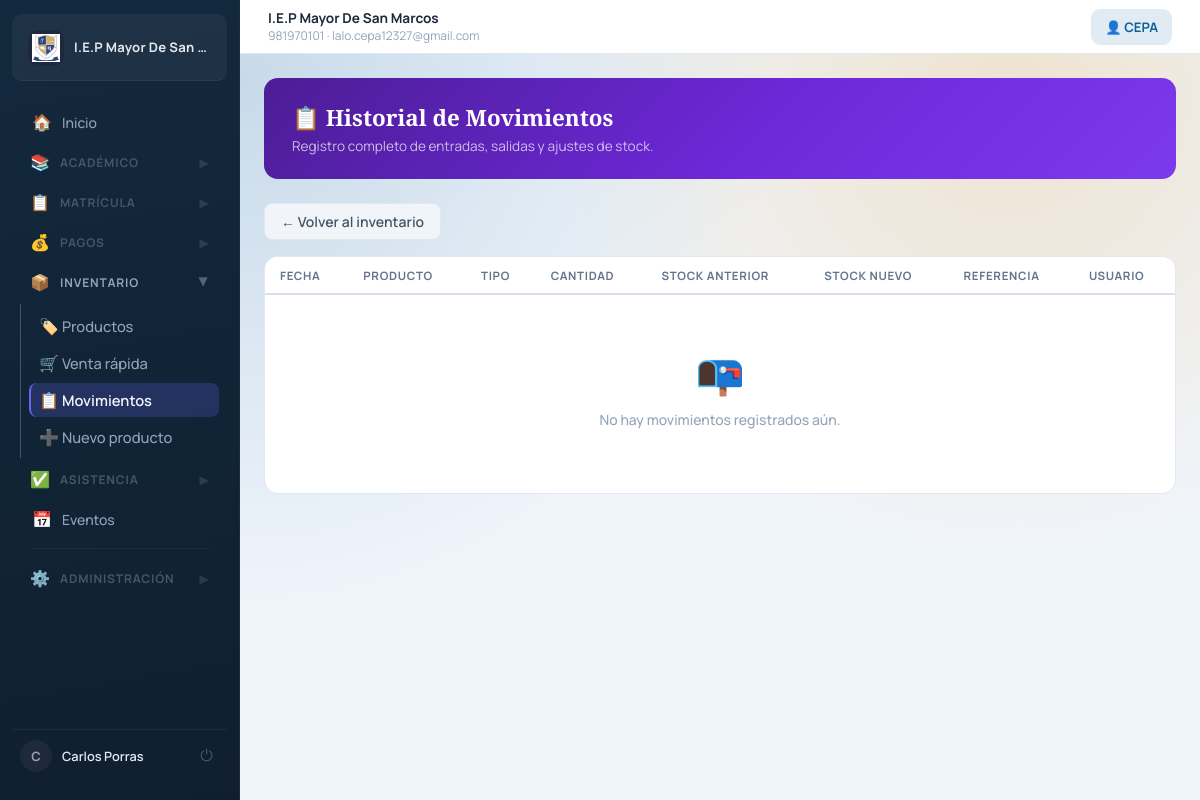
The page /inventario/movimientos/ (signed in) on the database as committed earlier.
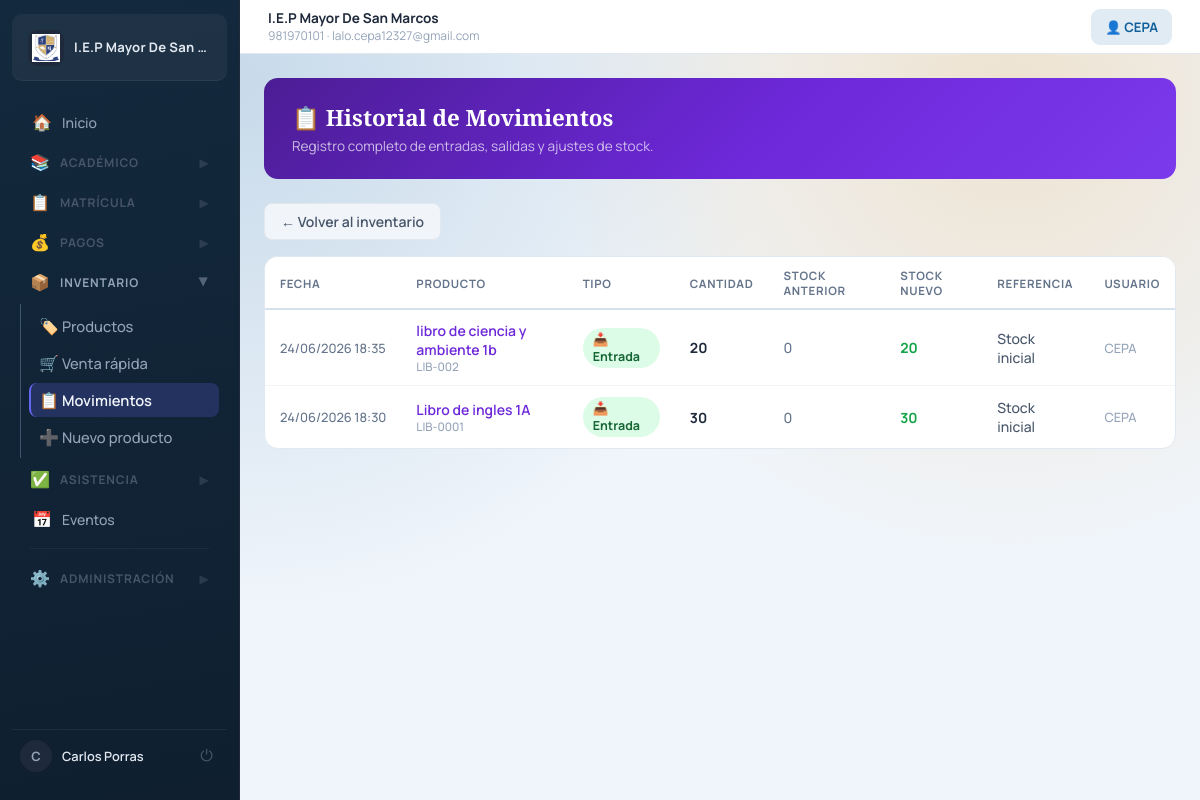
The same page on the database as committed later.
### inventory/models.py (models this page shows, shortened)
class StockMovement(models.Model):
    TYPE_IN = 'entrada'
    TYPE_OUT = 'salida'
    TYPE_ADJUSTMENT = 'ajuste'
    TYPE_CHOICES = (
        (TYPE_IN, 'Entrada'),
        (TYPE_OUT, 'Salida (venta)'),
        (TYPE_ADJUSTMENT, 'Ajuste'),
    )
    product = models.ForeignKey(Product, on_delete=models.CASCADE, related_name='movements', verbose_name='Producto')
    movement_type = models.CharField(max_length=20, choices=TYPE_CHOICES, verbose_name='Tipo')
    quantity = models.PositiveIntegerField(verbose_name='Cantidad')
    previous_stock = models.PositiveIntegerField(verbose_name='Stock anterior')
    new_stock = models.PositiveIntegerField(verbose_name='Stock nuevo')
    reference = models.CharField(max_length=120, blank=True, verbose_name='Referencia/Motivo')
    payment = models.ForeignKey(
        'finance.Payment',
        on_delete=models.SET_NULL,
        null=True, blank=True,
        related_name='stock_movements',
        verbose_name='Pago relacionado'
    )
    created_at = models.DateTimeField(auto_now_add=True)
    created_by = models.ForeignKey(
        'accounts.User',
        on_delete=models.SET_NULL,
        null=True, blank=True,
        verbose_name='Registrado por'
    )
    class Meta:
        ordering = ('-created_at',)
        verbose_name = 'Movimiento de Stock'
        verbose_name_plural = 'Movimientos de Stock'

class Product(models.Model):
    CATEGORY_BOOK = 'libro'
    CATEGORY_BAND_UNIFORM = 'uniforme_banda'
    CATEGORY_SCHOOL_UNIFORM = 'uniforme_colegio'
    CATEGORY_OTHER = 'otro'
    CATEGORY_CHOICES = (
        (CATEGORY_BOOK, 'Libro'),
        (CATEGORY_BAND_UNIFORM, 'Uniforme de Banda'),
        (CATEGORY_SCHOOL_UNIFORM, 'Uniforme del Colegio'),
        (CATEGORY_OTHER, 'Otro'),
    )
    code = models.CharField(max_length=30, unique=True, verbose_name='ID/Código')
    name = models.CharField(max_length=120, verbose_name='Producto')
    category = models.CharField(max_length=30, choices=CATEGORY_CHOICES, default=CATEGORY_OTHER, verbose_name='Categoría')
    description = models.TextField(blank=True, verbose_name='Descripción')
    price = models.DecimalField(max_digits=10, decimal_places=2, verbose_name='Precio (S/)')
    stock = models.PositiveIntegerField(default=0, verbose_name='Stock actual')
    stock_min = models.PositiveIntegerField(default=5, verbose_name='Stock mínimo')
    stock_max = models.PositiveIntegerField(default=100, verbose_name='Stock máximo')
    barcode = models.ImageField(upload_to='barcodes/', blank=True, null=True, verbose_name='Código de Barras')
    is_active = models.BooleanField(default=True, verbose_name='Activo')
    created_at = models.DateTimeField(auto_now_add=True)
    updated_at = models.DateTimeField(auto_now=True)
    class Meta:
        ordering = ('category', 'name')
        verbose_name = 'Producto'
        verbose_name_plural = 'Productos'
    CODE_PREFIXES = {
        CATEGORY_BOOK: 'LIB',
        CATEGORY_BAND_UNIFORM: 'UNB',
        CATEGORY_SCHOOL_UNIFORM: 'UNC',
        CATEGORY_OTHER: 'PRO',
    }

### accounts/models.py (models this page shows, shortened)
class User(AbstractUser):
    ROLE_CHOICES = (
        ('admin', 'Administrador'),
        ('director', 'Director'),
        ('teacher', 'Docente'),
        ('secretary', 'Secretaria'),
        ('parent', 'Padre'),
    )
    role = models.CharField(max_length=20, choices=ROLE_CHOICES)
    phone = models.CharField(max_length=15, blank=True, null=True)
    profile_picture = models.ImageField(upload_to='profile_pics/', blank=True, null=True, verbose_name='Foto de Perfil')
    teaching_grade = models.ForeignKey(
        'academic.Grade',
        on_delete=models.SET_NULL,
        blank=True,
        null=True,
        related_name='teachers',
    )
    teaching_section = models.ForeignKey(
        'academic.Section',
        on_delete=models.SET_NULL,
        blank=True,
        null=True,
        related_name='teachers_by_section',
    )
    is_polyteacher = models.BooleanField(default=False, verbose_name='Es polidocente')
    poly_course = models.ForeignKey(
        'academic.Course',
        on_delete=models.SET_NULL,
        blank=True,
        null=True,
        related_name='poly_teachers_assigned',
        verbose_name='Curso de polidocencia',
    )
    teaching_courses = models.ManyToManyField(
        'academic.Course',
        blank=True,
        related_name='poly_teachers',
        verbose_name='Cursos que ensena (polidocente) - MULTIPLES',
    )
    teaching_grades = models.ManyToManyField(
        'academic.Grade',
        blank=True,
        related_name='poly_teachers_grades',
        verbose_name='Grados que ensena (polidocente)',
    )
    teaching_sections = models.ManyToManyField(
        'academic.Section',
        blank=True,
        related_name='poly_teachers_sections',
        verbose_name='Secciones que ensena (polidocente)',
    )
    def __str__(self):
        return self.username

### inventory/views.py (the view)
# urls.py: path('movimientos/', views.movement_history, name='movement_history'),
@role_required('admin', 'director', 'secretary')
def movement_history(request, pk=None):
    if pk:
        product = get_object_or_404(Product, pk=pk)
        movements = StockMovement.objects.filter(product=product).select_related('product', 'created_by').order_by('-created_at')
        title = f'Movimientos: {product.name}'
    else:
        product = None
        movements = StockMovement.objects.select_related('product', 'created_by').order_by('-created_at')[:200]
        title = 'Historial de Movimientos'
    return render(request, 'inventory/movement_history.html', {'movements': movements, 'product': product, 'title': title})

### schools/context_processors.py (called while the page is built)
def school_context(request):
    system_school = School.objects.order_by('id').first()
    return {
        'system_school': system_school,
    }

### inventory/templates/inventory/movement_history.html (shortened to what this page needs)
{% extends 'base.html' %}
{% block content %}
<div class="hist-hero">
    <h1>📋 {{ title }}</h1>
    <p>Registro completo de entradas, salidas y ajustes de stock.</p>
</div>
<a href="{% url 'inventory_list' %}" class="back-btn">← Volver al inventario</a>
<div class="hist-table-wrap">
    <table class="hist-table">
        <thead>
            <tr>
                <th>Fecha</th>
                {% if not product %}<th>Producto</th>{% endif %}
                <th>Tipo</th>
                <th>Cantidad</th>
                <th>Stock anterior</th>
                <th>Stock nuevo</th>
                <th>Referencia</th>
                <th>Usuario</th>
            </tr>
        </thead>
        <tbody>
            {% for mv in movements %}
            <tr>
                <td style="white-space:nowrap;color:#64748b;font-size:0.8rem;">{{ mv.created_at|date:"d/m/Y H:i" }}</td>
                {% if not product %}
                <td>
                    <a href="{% url 'movement_history_product' mv.product.pk %}" style="color:#6d28d9;text-decoration:none;font-weight:600;">
                        {{ mv.product.name }}
                    </a>
                    <small style="display:block;color:#94a3b8;">{{ mv.product.code }}</small>
                </td>
                {% endif %}
                <td>
                    {% if mv.movement_type == 'entrada' %}
                        <span class="mv-pill mv-entrada">📥 Entrada</span>
                    {% elif mv.movement_type == 'salida' %}
                        <span class="mv-pill mv-salida">📤 Salida</span>
                    {% else %}
                        <span class="mv-pill mv-ajuste">🔧 Ajuste</span>
                    {% endif %}
                </td>
                <td><strong>{{ mv.quantity }}</strong></td>
                <td style="color:#64748b;">{{ mv.previous_stock }}</td>
                <td><strong style="{% if mv.new_stock == 0 %}color:#dc2626;{% else %}color:#16a34a;{% endif %}">{{ mv.new_stock }}</strong></td>
                <td style="color:#475569;">{{ mv.reference|default:"-" }}</td>
                <td style="font-size:0.8rem;color:#94a3b8;">{{ mv.created_by|default:"-" }}</td>
            </tr>
            {% empty %}
            <tr>
                <td colspan="8" style="text-align:center;padding:50px;color:#94a3b8;">
                    <div style="font-size:2.5rem;margin-bottom:10px;">📭</div>
                    <p>No hay movimientos registrados aún.</p>
                </td>
            </tr>
            {% endfor %}
        </tbody>
    </table>
</div>
{% endblock %}

Rows that differ between the two databases and show on the page:
added StockMovement: created_at "24/06/2026 18:35", product.name "libro de ciencia y ambiente 1b", product.code "LIB-002", movement_type "📥 Entrada", quantity "20", previous_stock "0", new_stock "20", reference "Stock inicial", created_by "CEPA"
added StockMovement: created_at "24/06/2026 18:30", product.name "Libro de ingles 1A", product.code "LIB-0001", movement_type "📥 Entrada", quantity "30", previous_stock "0", new_stock "30", reference "Stock inicial", created_by "CEPA"
Other text that changed with them:
text no longer shown: "📭 No hay movimientos registrados aún."
